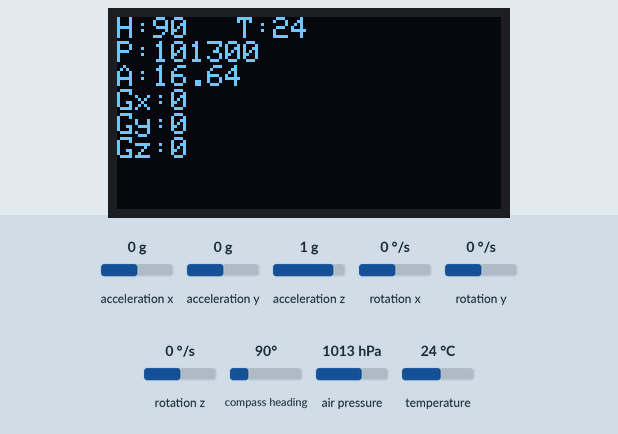
Simulated run of this sketch. Board: ESP8266 (NodeMCU). Shown: 128×64 one-colour display. Inputs (shaded band) come from the test bench; at power-on: compass heading 90°, rotation x 0 °/s, rotation y 0 °/s, rotation z 0 °/s, air pressure 1013 hPa, temperature 24 °C, acceleration x 0 g, acceleration y 0 g, acceleration z 1 g. WiFi joins after 1.5 s; servers stay silent unless stated; what the sketch prints to the serial monitor is not drawn.

Above: at 3.4 s.
3.5 s: compass heading set to 7°
5.3 s: rotation x set to -192 °/s
At 7.0 s:
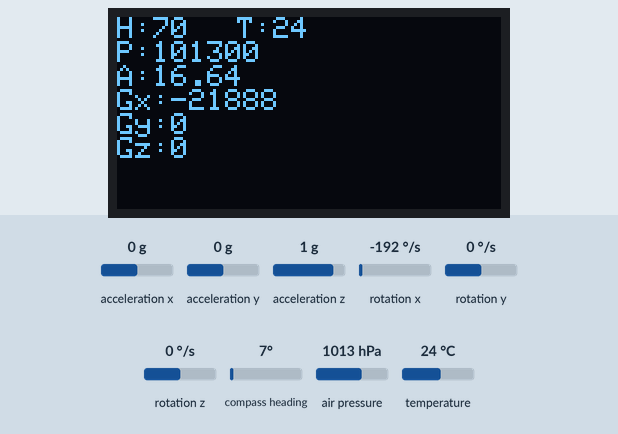
7.3 s: rotation y set to -192 °/s
At 8.7 s:
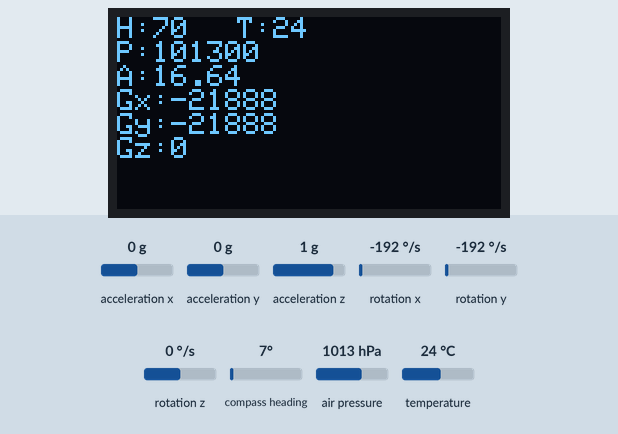
9.3 s: rotation z set to -192 °/s
At 10.2 s:
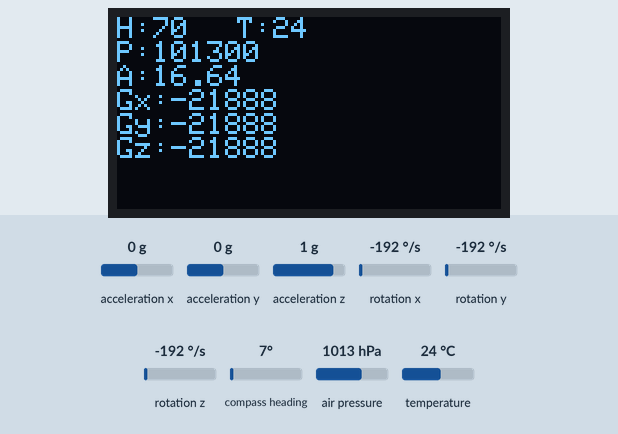
11.3 s: air pressure set to 952 hPa
At 13.0 s:
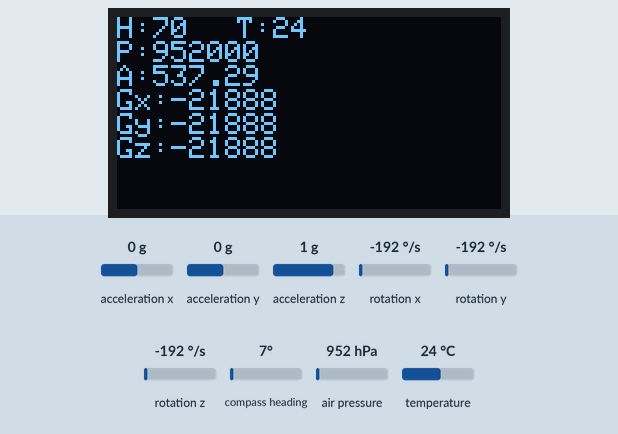
13.3 s: temperature set to 12 °C
At 14.4 s:
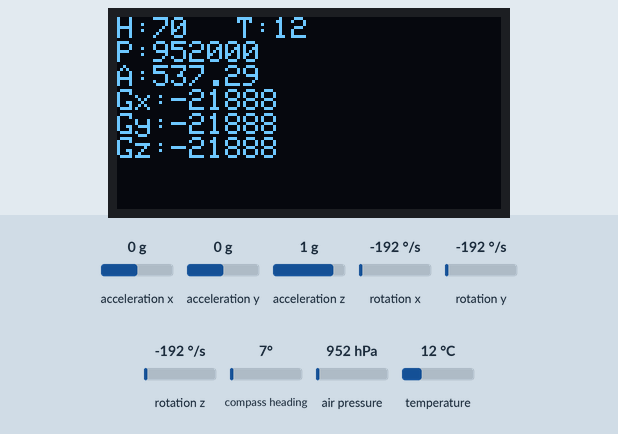
Timing chart, 0 to 16.3 s (numbered marks = the images above; inputs shaded):
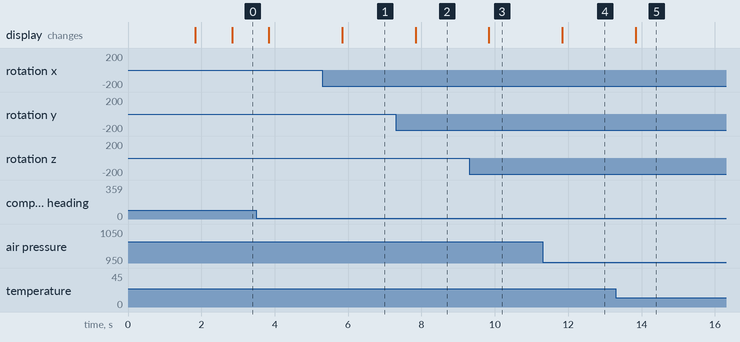

The sketch:

ESP8266GyroPres.ino
```cpp
// (licence header left out)
#define BLYNK_PRINT Serial

#include <ESP8266WiFi.h>
#include <BlynkSimpleEsp8266.h>
#include <Wire.h>
#include <L3G.h>
#include <LSM303.h>
#include <Adafruit_BMP085.h>
#include <Adafruit_GFX.h>
#include <Adafruit_SSD1306.h>
#include <math.h>
//
#define OLED_RESET 0  // GPIO0
//
L3G gyro;
LSM303 compass;
Adafruit_BMP085  bmp;
Adafruit_SSD1306 display(OLED_RESET);
BlynkTimer timer;
WidgetLCD lcd(V1);
//
char* ssid = "COREANPLACE2";
char* pass = "COREAN000";
char* auth = "N6RrEZR1-PbD6UanXgx7RB0ML0dUtqKH";

void setup() {

  Serial.begin(9600);

  Blynk.begin(auth, ssid, pass);
  // Setup a function to be called every second
  timer.setInterval(1000L, sendSensor);
  //
  if (!bmp.begin()) {
  Serial.println("Could not find a valid BMP085 sensor, check wiring!");
  while (1) {}
  }
  //
  if (!gyro.init())
  {
    Serial.println("Failed to autodetect gyro type!");
    while (1);
  }
  gyro.enableDefault();
  //
  compass.init();
  compass.enableDefault();
  compass.m_min = (LSM303::vector<int16_t>){-32767, -32767, -32767};
  compass.m_max = (LSM303::vector<int16_t>){+32767, +32767, +32767};
  //
  lcd.clear(); //Use it to clear the LCD Widget
  //
  display.begin(SSD1306_SWITCHCAPVCC, 0x3C);  // initialize with the I2C addr 0x3C (for the 64x48)
  display.clearDisplay();
  display.setTextSize(1);
  display.setTextColor(WHITE, BLACK);

}

void sendSensor(void)
{
    char buf[100];

    float Temp = bmp.readTemperature();
    long  Pres = bmp.readPressure();
    long  Alti = bmp.readAltitude();
    float SeaPres = bmp.readSealevelPressure();
    float SeaAlti = bmp.readAltitude(101500);

    //
    memset(buf, 0, sizeof(buf) );
    sprintf(buf, "P:%6d,T:%3.1f",Pres, Temp );
    lcd.print(0, 0, buf);
    sprintf(buf, "A:%6d,S:%3.1f",Alti, SeaAlti );
    lcd.print(0, 1, buf);

    //
    compass.read();

    float Heading = compass.heading();

    Serial.println(Heading);

    //
    int gx, gy, gz;

    gyro.read();

    gx = gyro.g.x;
    gy = gyro.g.y;
    gz = gyro.g.z;

    //
    display.setCursor(0,0);
    display.println((String) "H:" + (String) (int) Heading);
    display.setCursor(40,0);
    display.println((String) "T:" + (String) (int) Temp);
    display.setCursor(0,8);
    display.println((String) "P:" + (String) Pres);    //SeaPres);
    display.setCursor(0,16);
    display.println((String) "A:" + (String) SeaAlti);    // Alti);

    display.setCursor(0,24);
    display.println((String) "Gx:" + (String) gx);
    display.setCursor(0,32);
    display.println((String) "Gy:" + (String) gy);
    display.setCursor(0,40);
    display.println((String) "Gz:" + (String) gz);

    display.display();

    //
    Blynk.virtualWrite(V5, Heading);

    int x, y;

    x=cos((float) Heading/180*PI) * 512;
    y=sin((float) Heading/180*PI) * 512;

    x=map(x, -512,512, 0, 1023);
    y=map(y, -512,512, 0, 1023);

    Blynk.virtualWrite(V6, x);
    Blynk.virtualWrite(V7, y);
    Blynk.virtualWrite(V8, gz);

}
/*
  snprintf(report, sizeof(report), "A: %6d %6d %6d    M: %6d %6d %6d",
    compass.a.x, compass.a.y, compass.a.z,
    compass.m.x, compass.m.y, compass.m.z);
*/
void loop() {

  Blynk.run();
  timer.run();

}
```

Measured:
- after the input at 5.3 s, the display: changes after 0.54 s (image 1)
- after the input at 7.3 s, the display: changes after 0.54 s (image 2)
- after the input at 9.3 s, the display: changes after 0.54 s (image 3)
- after the input at 11.3 s, the display: changes after 0.54 s (image 4)
- after the input at 13.3 s, the display: changes after 0.54 s (image 5)
